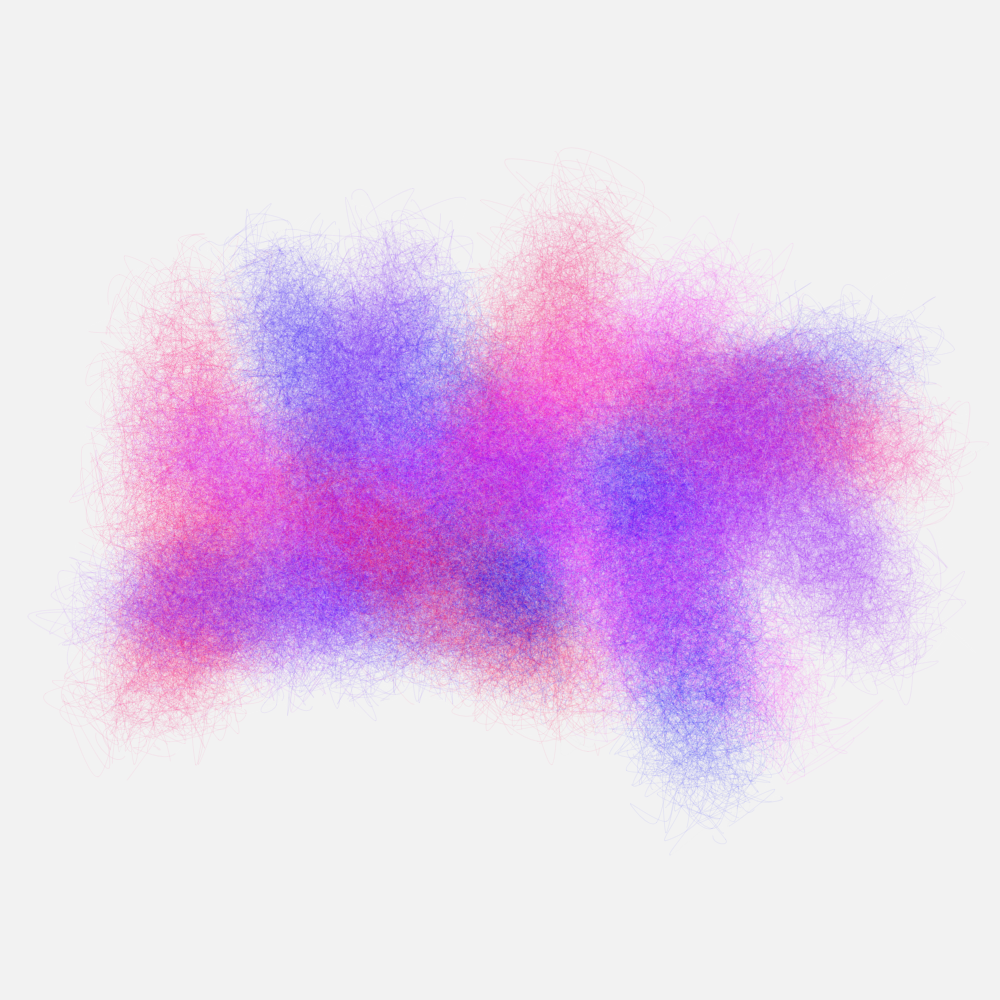
Frame 1 (no input)
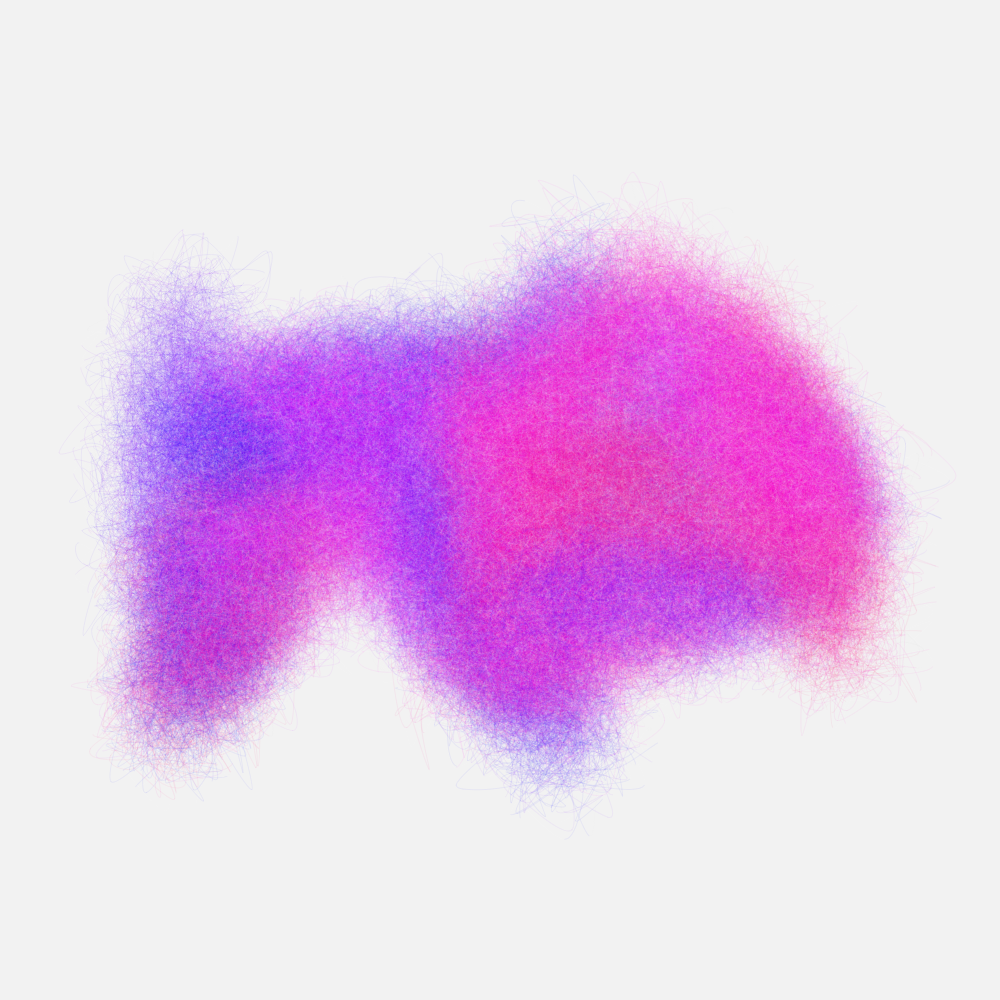
Frame 2 (the mouse pressed at the canvas centre, redrawn once)

The p5.js sketch that drew these frames (run headless with seeded random() and noise() and a simulated clock; the mouse was pressed at the canvas centre and the sketch redrawn once):

// p5.js sketch
// ── sketch.js
let brushes = [];

function setup() {
  createCanvas(1000, 1000);
  colorMode(HSB);

  let pos = createVector(width / 2, height / 2);
}


function draw() {
  // background(240, 5, 80);
  background(0, 0, 95);
  fill(0);
  for (let theta = 0; theta < TAU; theta += radians(20)) {
    let xoff = map(theta, 0, TAU, -300, 300);
    let x = width / 2 + xoff;

    let y = height / 2 + 100 * sin(3 * theta);

    let pos = createVector(x, y);
    let brush = new Brush(pos, 100, 1, 3, color(0, 0, 0));
    // ellipse(x,y,2);
    brushes.push(brush); 

  }

  for(let i = 0; i < brushes.length; i++){
    let b = brushes[i]; 
    let theta = map(i, 0, brushes.length/2, 0, TAU); 
    push();
    translate(b.pos.x, b.pos.y);
    rotate(theta); 
    b.show();
    pop();
  }
  // brush.show();
  noLoop();

}

class Brush {
  constructor(pos_, size_, w_, h_, col_) {
    this.pos = pos_;
    this.size = size_;
    this.scaleWidth = w_;
    this.scaleHeight = h_;
    this.col = col_;
    this.points = [];

    this.createBrush();
  }

  createBrush() {
    let radius = this.size;
    let noiseMax = .5;
    let rMax = radius;
    let rMin = -rMax / 5;
    let amt = 50;
    for (let i = 0; i < amt; i++) {

      for (let a = radians(1); a <= TAU * 2; a += radians(4)) {
        let xoff = map(cos(a), -1, 1, 0, noiseMax);
        let yoff = map(sin(a), -1, 1, 0, noiseMax);
        // let r = width / 2;
        let n = noise(xoff + i * 12345, yoff + i * 12345);
        let r = map(n, 0, 1, rMin, rMax);
        let transX = map(noise(xoff + a * random(12345), yoff + a * random(12345)), 0, 1, -100, 100);
        let transY = map(noise(xoff + a * random(12345), yoff + a * random(12345)), 0, 1, -100, 100);
        let x = 0 + transX + r * this.scaleWidth * cos(a);
        let y = 0 + transY + r * this.scaleHeight * sin(a);
        noFill();
        // curveVertex(x, y);
        this.points.push(createVector(x, y));
      }

    }
  }

  show() {
    let col = color(random(240,340), 100, 100);

    for (let i = 0; i < this.points.length - 3; i++) {
      // stroke(0);
      if (random(1) < 0.7) {
        stroke(hue(col), saturation(col), brightness(col), .05);
      } else {
        stroke(0, 0, 75 + random(0, 100), .05);
      }

      beginShape();
      let pt = this.points[i];
      let pt2 = this.points[i + 1];
      let pt3 = this.points[i + 2];
      let pt4 = this.points[i + 3];

      curveVertex(pt.x, pt.y);
      curveVertex(pt2.x, pt2.y);
      curveVertex(pt3.x, pt3.y);
      curveVertex(pt4.x, pt4.y);
      endShape();

    }

  }
}
